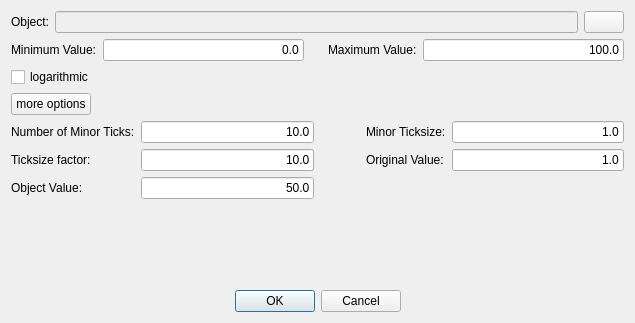
<?xml version="1.0" encoding="UTF-8"?>
<ui version="4.0">
<comment> Begin CVS Header </comment>
<comment>   $Source: /fs/turing/cvs/copasi_dev/copasi/UI/SliderSettingsDialog.ui,v $ </comment>
<comment>   $Revision: 1.17 $ </comment>
<comment>   $Name: Build-33 $ </comment>
<comment>   $Author: gauges $ </comment>
<comment>   $Date: 2009/11/16 15:28:12 $ </comment>
<comment> End CVS Header </comment>

<comment> Copyright (C) 2008 by Pedro Mendes, Virginia Tech Intellectual </comment>
<comment> Properties, Inc., EML Research, gGmbH, University of Heidelberg, </comment>
<comment> and The University of Manchester. </comment>
<comment> All rights reserved. </comment>

 <comment> All rights reserved. </comment>
 <class>SliderSettingsDialog</class>
 <widget class="QDialog" name="SliderSettingsDialog">
  <property name="geometry">
   <rect>
    <x>0</x>
    <y>0</y>
    <width>635</width>
    <height>323</height>
   </rect>
  </property>
  <property name="sizePolicy">
   <sizepolicy hsizetype="Preferred" vsizetype="Preferred">
    <horstretch>0</horstretch>
    <verstretch>0</verstretch>
   </sizepolicy>
  </property>
  <property name="windowTitle">
   <string>Slider Settings</string>
  </property>
  <layout class="QVBoxLayout" name="mpVerticalLayout">
   <item>
    <layout class="QHBoxLayout" name="horizontalLayout">
     <item>
      <widget class="QLabel" name="mpObjectLabel">
       <property name="sizePolicy">
        <sizepolicy hsizetype="Preferred" vsizetype="Preferred">
         <horstretch>0</horstretch>
         <verstretch>0</verstretch>
        </sizepolicy>
       </property>
       <property name="text">
        <string>Object:</string>
       </property>
       <property name="wordWrap">
        <bool>false</bool>
       </property>
      </widget>
     </item>
     <item>
      <widget class="QLineEdit" name="mpObjectNameLineEdit">
       <property name="enabled">
        <bool>false</bool>
       </property>
       <property name="sizePolicy">
        <sizepolicy hsizetype="MinimumExpanding" vsizetype="Fixed">
         <horstretch>0</horstretch>
         <verstretch>0</verstretch>
        </sizepolicy>
       </property>
       <property name="readOnly">
        <bool>true</bool>
       </property>
      </widget>
     </item>
     <item>
      <widget class="QPushButton" name="mpObjectBrowseButton">
       <property name="sizePolicy">
        <sizepolicy hsizetype="Minimum" vsizetype="Fixed">
         <horstretch>0</horstretch>
         <verstretch>0</verstretch>
        </sizepolicy>
       </property>
       <property name="minimumSize">
        <size>
         <width>30</width>
         <height>0</height>
        </size>
       </property>
       <property name="toolTip">
        <string>Select an object for the slider</string>
       </property>
       <property name="whatsThis">
        <string>Clicking this button opens a dialog that
lets the user choose the object that the 
slider will manipulate. The object has to 
represent either an integer value or a float
value.</string>
       </property>
       <property name="text">
        <string/>
       </property>
       <property name="icon">
        <iconset>
         <normaloff>icons/Copasi.ico</normaloff>icons/Copasi.ico</iconset>
       </property>
      </widget>
     </item>
    </layout>
   </item>
   <item>
    <layout class="QHBoxLayout" name="horizontalLayout_2">
     <item>
      <widget class="QLabel" name="mpMinValueLabel">
       <property name="toolTip">
        <string>Lowest value the slider can have</string>
       </property>
       <property name="whatsThis">
        <string>Here the user can enter the lowest value the slider will take.
For logarithmic sliders this has to be a positive value greater
than 0.0.</string>
       </property>
       <property name="text">
        <string>Minimum Value:</string>
       </property>
       <property name="wordWrap">
        <bool>false</bool>
       </property>
      </widget>
     </item>
     <item>
      <widget class="QLineEdit" name="mpMinValueEdit">
       <property name="sizePolicy">
        <sizepolicy hsizetype="MinimumExpanding" vsizetype="Fixed">
         <horstretch>0</horstretch>
         <verstretch>0</verstretch>
        </sizepolicy>
       </property>
       <property name="text">
        <string>0.0</string>
       </property>
       <property name="alignment">
        <set>Qt::AlignRight</set>
       </property>
      </widget>
     </item>
     <item>
      <spacer name="mpSpacer1">
       <property name="orientation">
        <enum>Qt::Horizontal</enum>
       </property>
       <property name="sizeType">
        <enum>QSizePolicy::Fixed</enum>
       </property>
       <property name="sizeHint" stdset="0">
        <size>
         <width>18</width>
         <height>20</height>
        </size>
       </property>
      </spacer>
     </item>
     <item>
      <widget class="QLabel" name="mpMaxValueLabel">
       <property name="toolTip">
        <string>Maximum value the slider will take.</string>
       </property>
       <property name="whatsThis">
        <string>Here the user can enter the maximal value that
the slider will take.</string>
       </property>
       <property name="text">
        <string>Maximum Value:</string>
       </property>
       <property name="wordWrap">
        <bool>false</bool>
       </property>
      </widget>
     </item>
     <item>
      <widget class="QLineEdit" name="mpMaxValueEdit">
       <property name="sizePolicy">
        <sizepolicy hsizetype="MinimumExpanding" vsizetype="Fixed">
         <horstretch>0</horstretch>
         <verstretch>0</verstretch>
        </sizepolicy>
       </property>
       <property name="whatsThis">
        <string/>
       </property>
       <property name="text">
        <string>100.0</string>
       </property>
       <property name="alignment">
        <set>Qt::AlignRight</set>
       </property>
      </widget>
     </item>
    </layout>
   </item>
   <item>
    <layout class="QHBoxLayout" name="horizontalLayout_3">
     <item>
      <widget class="QCheckBox" name="mpLogCheckBox">
       <property name="toolTip">
        <string>Wether slider has logarithmic scale.</string>
       </property>
       <property name="whatsThis">
        <string>If checked, the slider will have a 
logarithmic scale. Minimum
and maximum value must be 
greater than 0.0.</string>
       </property>
       <property name="text">
        <string>logarithmic</string>
       </property>
      </widget>
     </item>
     <item>
      <spacer name="mpSpacer1_2_2">
       <property name="orientation">
        <enum>Qt::Horizontal</enum>
       </property>
       <property name="sizeType">
        <enum>QSizePolicy::Fixed</enum>
       </property>
       <property name="sizeHint" stdset="0">
        <size>
         <width>200</width>
         <height>20</height>
        </size>
       </property>
      </spacer>
     </item>
    </layout>
   </item>
   <item>
    <layout class="QHBoxLayout" name="horizontalLayout_4">
     <item>
      <widget class="QPushButton" name="mpExtendedOptionsButton">
       <property name="sizePolicy">
        <sizepolicy hsizetype="Minimum" vsizetype="Fixed">
         <horstretch>0</horstretch>
         <verstretch>0</verstretch>
        </sizepolicy>
       </property>
       <property name="toolTip">
        <string>Displays or hides an extended set of options.</string>
       </property>
       <property name="whatsThis">
        <string>Clicking this button either displays or hides
some more less often needed options.</string>
       </property>
       <property name="text">
        <string>more options</string>
       </property>
      </widget>
     </item>
     <item>
      <spacer name="spacer6">
       <property name="orientation">
        <enum>Qt::Horizontal</enum>
       </property>
       <property name="sizeType">
        <enum>QSizePolicy::Expanding</enum>
       </property>
       <property name="sizeHint" stdset="0">
        <size>
         <width>423</width>
         <height>22</height>
        </size>
       </property>
      </spacer>
     </item>
    </layout>
   </item>
   <item>
    <layout class="QGridLayout" name="mpOptionsGridLayout">
     <item row="0" column="0">
      <widget class="QLabel" name="mpNumMinorTicksLabel">
       <property name="toolTip">
        <string>Number of steps for the slider.</string>
       </property>
       <property name="whatsThis">
        <string>This value determines how many steps
the slider makes from minimum to 
maximum value.</string>
       </property>
       <property name="text">
        <string>Number of Minor Ticks:</string>
       </property>
       <property name="wordWrap">
        <bool>false</bool>
       </property>
      </widget>
     </item>
     <item row="0" column="1">
      <widget class="QLineEdit" name="mpNumMinorTicksEdit">
       <property name="sizePolicy">
        <sizepolicy hsizetype="MinimumExpanding" vsizetype="Fixed">
         <horstretch>0</horstretch>
         <verstretch>0</verstretch>
        </sizepolicy>
       </property>
       <property name="text">
        <string>10.0</string>
       </property>
       <property name="alignment">
        <set>Qt::AlignRight</set>
       </property>
      </widget>
     </item>
     <item row="0" column="2">
      <spacer name="mpSpacer1_2">
       <property name="orientation">
        <enum>Qt::Horizontal</enum>
       </property>
       <property name="sizeType">
        <enum>QSizePolicy::Fixed</enum>
       </property>
       <property name="sizeHint" stdset="0">
        <size>
         <width>40</width>
         <height>20</height>
        </size>
       </property>
      </spacer>
     </item>
     <item row="0" column="3">
      <widget class="QLabel" name="mpMinorTickSizeLabel">
       <property name="toolTip">
        <string>Value change corresponding to a minor step</string>
       </property>
       <property name="whatsThis">
        <string>This value signifies the value change that
corresponds to one minor step on the slider.
The user can either set this directly or indirectly
when setting the &quot;Number of Minor Ticks&quot;.</string>
       </property>
       <property name="text">
        <string>Minor Ticksize:</string>
       </property>
       <property name="wordWrap">
        <bool>false</bool>
       </property>
      </widget>
     </item>
     <item row="0" column="4">
      <widget class="QLineEdit" name="mpMinorTickSizeEdit">
       <property name="sizePolicy">
        <sizepolicy hsizetype="MinimumExpanding" vsizetype="Fixed">
         <horstretch>0</horstretch>
         <verstretch>0</verstretch>
        </sizepolicy>
       </property>
       <property name="text">
        <string>1.0</string>
       </property>
       <property name="alignment">
        <set>Qt::AlignRight</set>
       </property>
      </widget>
     </item>
     <item row="1" column="0">
      <widget class="QLabel" name="mpMinorMajorFactorLabel">
       <property name="toolTip">
        <string>how many minor ticks make a major tick</string>
       </property>
       <property name="whatsThis">
        <string>This value determines how many minor 
ticks make up a major tick. Minor ticks
are small steps on the slider whereas major
ticks are larger steps.
The user can make a minor step via the cursor
keys and a major step via the page up/down keys.</string>
       </property>
       <property name="text">
        <string>Ticksize factor:</string>
       </property>
       <property name="wordWrap">
        <bool>false</bool>
       </property>
      </widget>
     </item>
     <item row="1" column="1">
      <widget class="QLineEdit" name="mpMinorMajorFactorEdit">
       <property name="sizePolicy">
        <sizepolicy hsizetype="MinimumExpanding" vsizetype="Fixed">
         <horstretch>0</horstretch>
         <verstretch>0</verstretch>
        </sizepolicy>
       </property>
       <property name="text">
        <string>10.0</string>
       </property>
       <property name="alignment">
        <set>Qt::AlignRight</set>
       </property>
      </widget>
     </item>
     <item row="1" column="2">
      <spacer name="mpSpacer1_3">
       <property name="orientation">
        <enum>Qt::Horizontal</enum>
       </property>
       <property name="sizeType">
        <enum>QSizePolicy::Fixed</enum>
       </property>
       <property name="sizeHint" stdset="0">
        <size>
         <width>40</width>
         <height>20</height>
        </size>
       </property>
      </spacer>
     </item>
     <item row="1" column="3">
      <widget class="QLabel" name="mpOriginalValueLabel">
       <property name="toolTip">
        <string>Value change corresponding to a minor step</string>
       </property>
       <property name="whatsThis">
        <string>This value signifies the value change that
corresponds to one minor step on the slider.
The user can either set this directly or indirectly
when setting the &quot;Number of Minor Ticks&quot;.</string>
       </property>
       <property name="text">
        <string>Original Value:</string>
       </property>
       <property name="wordWrap">
        <bool>false</bool>
       </property>
      </widget>
     </item>
     <item row="1" column="4">
      <widget class="QLineEdit" name="mpOriginalValueEdit">
       <property name="sizePolicy">
        <sizepolicy hsizetype="MinimumExpanding" vsizetype="Fixed">
         <horstretch>0</horstretch>
         <verstretch>0</verstretch>
        </sizepolicy>
       </property>
       <property name="text">
        <string>1.0</string>
       </property>
       <property name="alignment">
        <set>Qt::AlignRight</set>
       </property>
      </widget>
     </item>
     <item row="2" column="0">
      <widget class="QLabel" name="mpObjectValueLabel">
       <property name="toolTip">
        <string>The value of the underlying object.</string>
       </property>
       <property name="whatsThis">
        <string>Here the user can change the actual value of the object
when editing or creating a slider.</string>
       </property>
       <property name="text">
        <string>Object Value:</string>
       </property>
       <property name="wordWrap">
        <bool>false</bool>
       </property>
       <property name="margin">
        <number>0</number>
       </property>
      </widget>
     </item>
     <item row="2" column="1">
      <widget class="QLineEdit" name="mpObjectValueEdit">
       <property name="sizePolicy">
        <sizepolicy hsizetype="MinimumExpanding" vsizetype="Fixed">
         <horstretch>0</horstretch>
         <verstretch>0</verstretch>
        </sizepolicy>
       </property>
       <property name="text">
        <string>50.0</string>
       </property>
       <property name="alignment">
        <set>Qt::AlignRight</set>
       </property>
      </widget>
     </item>
     <item row="2" column="2" colspan="3">
      <spacer name="mpSpacer1_3_2">
       <property name="orientation">
        <enum>Qt::Horizontal</enum>
       </property>
       <property name="sizeType">
        <enum>QSizePolicy::Expanding</enum>
       </property>
       <property name="sizeHint" stdset="0">
        <size>
         <width>238</width>
         <height>20</height>
        </size>
       </property>
      </spacer>
     </item>
    </layout>
   </item>
   <item>
    <spacer name="verticalSpacer">
     <property name="orientation">
      <enum>Qt::Vertical</enum>
     </property>
     <property name="sizeHint" stdset="0">
      <size>
       <width>20</width>
       <height>1</height>
      </size>
     </property>
    </spacer>
   </item>
   <item>
    <layout class="QHBoxLayout" name="horizontalLayout_5">
     <item>
      <spacer name="horizontalSpacer">
       <property name="orientation">
        <enum>Qt::Horizontal</enum>
       </property>
       <property name="sizeHint" stdset="0">
        <size>
         <width>38</width>
         <height>20</height>
        </size>
       </property>
      </spacer>
     </item>
     <item>
      <widget class="QPushButton" name="mpOkButton">
       <property name="sizePolicy">
        <sizepolicy hsizetype="Minimum" vsizetype="Fixed">
         <horstretch>0</horstretch>
         <verstretch>0</verstretch>
        </sizepolicy>
       </property>
       <property name="text">
        <string>OK</string>
       </property>
       <property name="default">
        <bool>true</bool>
       </property>
      </widget>
     </item>
     <item>
      <widget class="QPushButton" name="mpCancelButton">
       <property name="sizePolicy">
        <sizepolicy hsizetype="Minimum" vsizetype="Fixed">
         <horstretch>0</horstretch>
         <verstretch>0</verstretch>
        </sizepolicy>
       </property>
       <property name="text">
        <string>Cancel</string>
       </property>
      </widget>
     </item>
     <item>
      <spacer name="horizontalSpacer_3">
       <property name="orientation">
        <enum>Qt::Horizontal</enum>
       </property>
       <property name="sizeHint" stdset="0">
        <size>
         <width>40</width>
         <height>20</height>
        </size>
       </property>
      </spacer>
     </item>
    </layout>
   </item>
  </layout>
 </widget>
 <layoutdefault spacing="6" margin="11"/>
 <pixmapfunction>qPixmapFromMimeSource</pixmapfunction>
 <tabstops>
  <tabstop>mpObjectNameLineEdit</tabstop>
  <tabstop>mpObjectBrowseButton</tabstop>
  <tabstop>mpMinValueEdit</tabstop>
  <tabstop>mpMaxValueEdit</tabstop>
  <tabstop>mpLogCheckBox</tabstop>
  <tabstop>mpExtendedOptionsButton</tabstop>
  <tabstop>mpOkButton</tabstop>
  <tabstop>mpCancelButton</tabstop>
 </tabstops>
 <includes>
  <include location="global">vector</include>
 </includes>
 <resources>
  <include location="Resources.qrc"/>
 </resources>
 <connections>
  <connection>
   <sender>mpCancelButton</sender>
   <signal>clicked()</signal>
   <receiver>SliderSettingsDialog</receiver>
   <slot>cancelButtonPressed()</slot>
   <hints>
    <hint type="sourcelabel">
     <x>20</x>
     <y>20</y>
    </hint>
    <hint type="destinationlabel">
     <x>20</x>
     <y>20</y>
    </hint>
   </hints>
  </connection>
  <connection>
   <sender>mpOkButton</sender>
   <signal>clicked()</signal>
   <receiver>SliderSettingsDialog</receiver>
   <slot>okButtonPressed()</slot>
   <hints>
    <hint type="sourcelabel">
     <x>20</x>
     <y>20</y>
    </hint>
    <hint type="destinationlabel">
     <x>20</x>
     <y>20</y>
    </hint>
   </hints>
  </connection>
  <connection>
   <sender>mpMinValueEdit</sender>
   <signal>lostFocus()</signal>
   <receiver>SliderSettingsDialog</receiver>
   <slot>minValueChanged()</slot>
   <hints>
    <hint type="sourcelabel">
     <x>20</x>
     <y>20</y>
    </hint>
    <hint type="destinationlabel">
     <x>20</x>
     <y>20</y>
    </hint>
   </hints>
  </connection>
  <connection>
   <sender>mpMinValueEdit</sender>
   <signal>textChanged(QString)</signal>
   <receiver>SliderSettingsDialog</receiver>
   <slot>minValueTextChanged()</slot>
   <hints>
    <hint type="sourcelabel">
     <x>20</x>
     <y>20</y>
    </hint>
    <hint type="destinationlabel">
     <x>20</x>
     <y>20</y>
    </hint>
   </hints>
  </connection>
  <connection>
   <sender>mpMaxValueEdit</sender>
   <signal>lostFocus()</signal>
   <receiver>SliderSettingsDialog</receiver>
   <slot>maxValueChanged()</slot>
   <hints>
    <hint type="sourcelabel">
     <x>20</x>
     <y>20</y>
    </hint>
    <hint type="destinationlabel">
     <x>20</x>
     <y>20</y>
    </hint>
   </hints>
  </connection>
  <connection>
   <sender>mpMaxValueEdit</sender>
   <signal>textChanged(QString)</signal>
   <receiver>SliderSettingsDialog</receiver>
   <slot>maxValueTextChanged()</slot>
   <hints>
    <hint type="sourcelabel">
     <x>20</x>
     <y>20</y>
    </hint>
    <hint type="destinationlabel">
     <x>20</x>
     <y>20</y>
    </hint>
   </hints>
  </connection>
  <connection>
   <sender>mpLogCheckBox</sender>
   <signal>toggled(bool)</signal>
   <receiver>SliderSettingsDialog</receiver>
   <slot>logCheckBoxToggled(bool)</slot>
   <hints>
    <hint type="sourcelabel">
     <x>20</x>
     <y>20</y>
    </hint>
    <hint type="destinationlabel">
     <x>20</x>
     <y>20</y>
    </hint>
   </hints>
  </connection>
  <connection>
   <sender>mpMinValueEdit</sender>
   <signal>returnPressed()</signal>
   <receiver>SliderSettingsDialog</receiver>
   <slot>minValueChanged()</slot>
   <hints>
    <hint type="sourcelabel">
     <x>20</x>
     <y>20</y>
    </hint>
    <hint type="destinationlabel">
     <x>20</x>
     <y>20</y>
    </hint>
   </hints>
  </connection>
  <connection>
   <sender>mpExtendedOptionsButton</sender>
   <signal>clicked()</signal>
   <receiver>SliderSettingsDialog</receiver>
   <slot>extendedOptionsClicked()</slot>
   <hints>
    <hint type="sourcelabel">
     <x>20</x>
     <y>20</y>
    </hint>
    <hint type="destinationlabel">
     <x>20</x>
     <y>20</y>
    </hint>
   </hints>
  </connection>
  <connection>
   <sender>mpObjectBrowseButton</sender>
   <signal>clicked()</signal>
   <receiver>SliderSettingsDialog</receiver>
   <slot>browseButtonPressed()</slot>
   <hints>
    <hint type="sourcelabel">
     <x>20</x>
     <y>20</y>
    </hint>
    <hint type="destinationlabel">
     <x>20</x>
     <y>20</y>
    </hint>
   </hints>
  </connection>
 </connections>
</ui>
